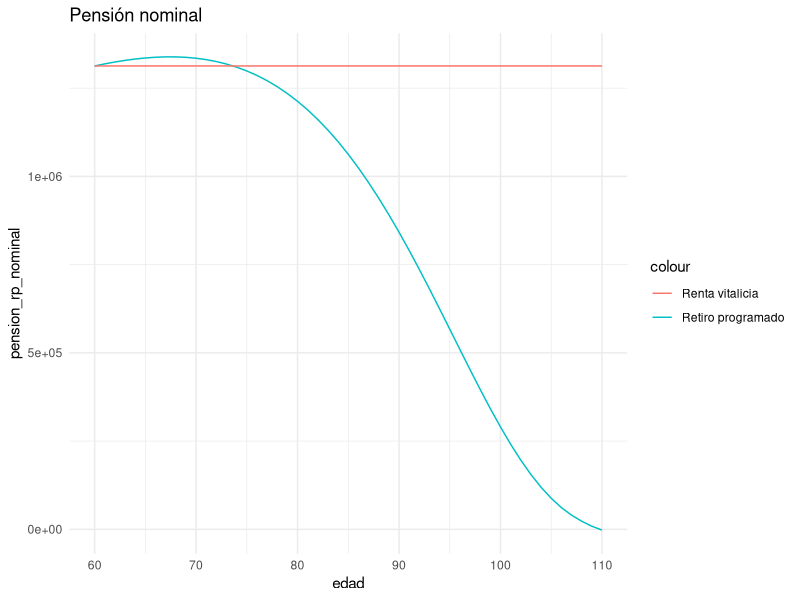
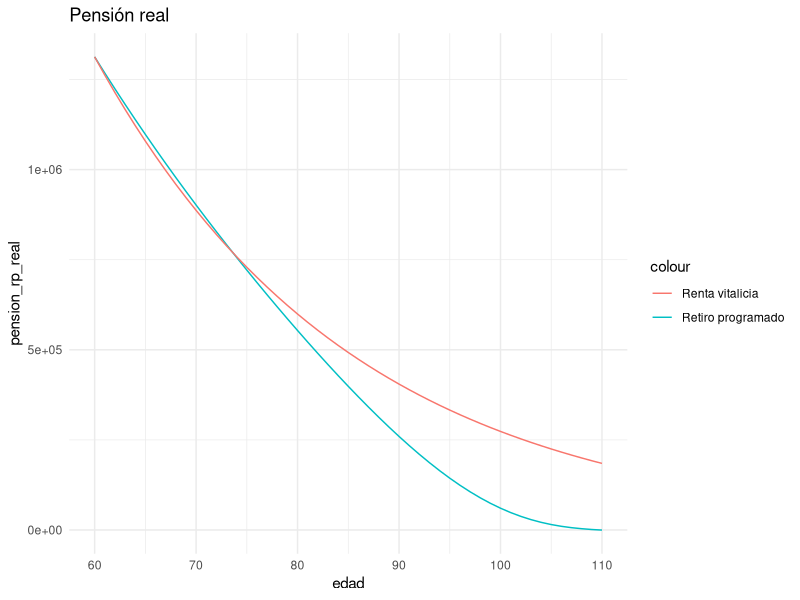
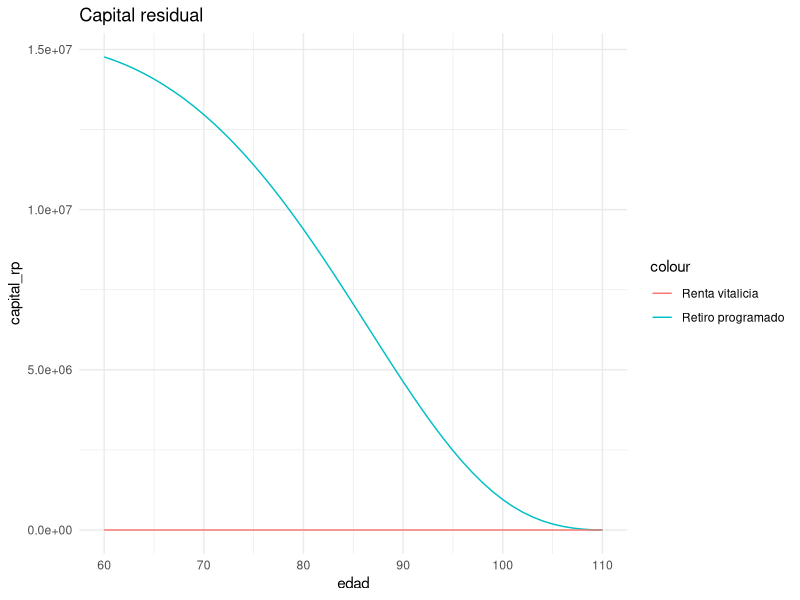
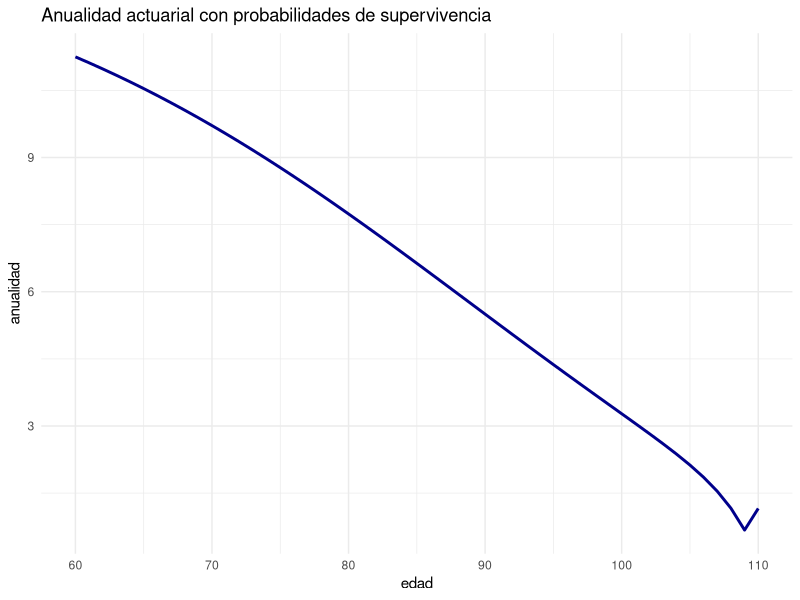

The R script that drew these images, in order:
library(tidyverse)

# =========================
# PARAMETROS
# =========================

edad_inicio <- 20
edad_retiro <- 60
edad_max <- 110

salario_inicial <- 30000

crec_real_salario <- 0.01
inflacion <- 0.04

cotizacion <- 0.084

rendimiento_real <- 0.04
tasa_tecnica_real <- 0.03

# tasas nominales

rendimiento_nominal <- (1+rendimiento_real)*(1+inflacion)-1
tasa_tecnica_nominal <- (1+tasa_tecnica_real)*(1+inflacion)-1

# =========================
# TABLA DE MORTALIDAD
# =========================

edad <- seq(0,edad_max)

qx <- pmin(0.0005*exp(0.08*(edad-30)),0.35)

px <- 1-qx

tabla_mortalidad <- data.frame(
  edad = edad,
  qx = qx,
  px = px
)

# =========================
# FUNCION SUPERVIVENCIA
# =========================

prob_supervivencia <- function(x,t){
  
  prod(tabla_mortalidad$px[(x+1):(x+t)])
  
}

# =========================
# ANUALIDAD ACTUARIAL
# =========================

anualidad <- function(x,i){
  
  edades_restantes <- (edad_max-x)
  
  sum(
    sapply(1:edades_restantes,
           function(t) prob_supervivencia(x,t)/(1+i)^t)
  )
  
}

# =========================
# ACUMULACION DEL FONDO
# =========================

edad_trabajo <- seq(edad_inicio,edad_retiro-1)

crec_nominal_salario <- (1+crec_real_salario)*(1+inflacion)-1

salario <- salario_inicial*(1+crec_nominal_salario)^(edad_trabajo-edad_inicio)

aporte <- salario*cotizacion*12

fondo <- numeric(length(edad_trabajo))

for(i in 2:length(fondo)){
  
  fondo[i] <- fondo[i-1]*(1+rendimiento_nominal) + aporte[i]
  
}

capital <- tail(fondo,1)

cat("Capital acumulado:",round(capital),"\n")

# =========================
# RETIRO PROGRAMADO
# =========================

edad_pension <- seq(edad_retiro,edad_max)

capital_rp <- numeric(length(edad_pension))
pension_rp <- numeric(length(edad_pension))
annuity_vec <- numeric(length(edad_pension))

capital_rp[1] <- capital

for(t in 1:length(edad_pension)){
  
  edad_actual <- edad_pension[t]
  
  annuity_vec[t] <- anualidad(edad_actual,tasa_tecnica_nominal)
  
  pension_rp[t] <- capital_rp[t]/annuity_vec[t]
  
  if(t < length(edad_pension)){
    
    capital_rp[t+1] <- capital_rp[t]*(1+rendimiento_nominal) - pension_rp[t]
    
  }
}

# =========================
# RENTA VITALICIA
# =========================

annuity_initial <- anualidad(edad_retiro,tasa_tecnica_nominal)

pension_rv <- rep(capital/annuity_initial,length(edad_pension))

capital_rv <- rep(0,length(edad_pension))

# =========================
# PENSION REAL
# =========================

inflacion_acum <- (1+inflacion)^(0:(length(edad_pension)-1))

pension_rp_real <- pension_rp/inflacion_acum
pension_rv_real <- pension_rv/inflacion_acum

# =========================
# DATAFRAME
# =========================

df <- data.frame(
  
  edad = edad_pension,
  
  pension_rp_nominal = pension_rp,
  pension_rp_real = pension_rp_real,
  
  pension_rv_nominal = pension_rv,
  pension_rv_real = pension_rv_real,
  
  capital_rp = capital_rp,
  capital_rv = capital_rv,
  
  anualidad = annuity_vec
  
)

# =========================
# GRAFICOS
# =========================

ggplot(df,aes(x=edad))+
  
  geom_line(aes(y=pension_rp_nominal,color="Retiro programado"))+
  
  geom_line(aes(y=pension_rv_nominal,color="Renta vitalicia"))+
  
  theme_minimal()+
  
  labs(title="Pensión nominal")

ggplot(df,aes(x=edad))+
  
  geom_line(aes(y=pension_rp_real,color="Retiro programado"))+
  
  geom_line(aes(y=pension_rv_real,color="Renta vitalicia"))+
  
  theme_minimal()+
  
  labs(title="Pensión real")

ggplot(df,aes(x=edad))+
  
  geom_line(aes(y=capital_rp,color="Retiro programado"))+
  
  geom_line(aes(y=capital_rv,color="Renta vitalicia"))+
  
  theme_minimal()+
  
  labs(title="Capital residual")

ggplot(df,aes(x=edad,y=anualidad))+
  
  geom_line(color="darkblue",size=1)+
  
  theme_minimal()+
  
  labs(title="Anualidad actuarial con probabilidades de supervivencia")
